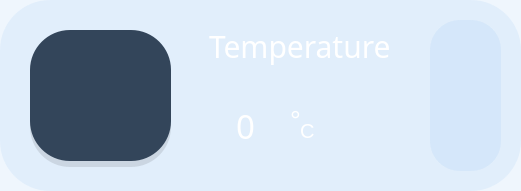
    <widget class="QFrame" name="Temperature_holder">
     <property name="geometry">
      <rect>
       <x>50</x>
       <y>380</y>
       <width>521</width>
       <height>191</height>
      </rect>
     </property>
     <property name="autoFillBackground">
      <bool>false</bool>
     </property>
     <property name="styleSheet">
      <string notr="true">


background-color: rgba(136, 190, 240,0.14);



border-radius: 50%;
</string>
     </property>
     <property name="frameShape">
      <enum>QFrame::StyledPanel</enum>
     </property>
     <property name="frameShadow">
      <enum>QFrame::Raised</enum>
     </property>
     <property name="lineWidth">
      <number>3</number>
     </property>
     <property name="midLineWidth">
      <number>3</number>
     </property>
     <widget class="QLabel" name="Temperature">
      <property name="geometry">
       <rect>
        <x>180</x>
        <y>80</y>
        <width>131</width>
        <height>91</height>
       </rect>
      </property>
      <property name="font">
       <font>
        <family>Rockwell</family>
        <pointsize>25</pointsize>
       </font>
      </property>
      <property name="styleSheet">
       <string notr="true">color: #ffffff;
background-color:None;
</string>
      </property>
      <property name="text">
       <string>0</string>
      </property>
      <property name="alignment">
       <set>Qt::AlignCenter</set>
      </property>
     </widget>
     <widget class="QLineEdit" name="Temperature_label">
      <property name="geometry">
       <rect>
        <x>200</x>
        <y>20</y>
        <width>201</width>
        <height>51</height>
       </rect>
      </property>
      <property name="font">
       <font>
        <family>Rockwell</family>
        <pointsize>-1</pointsize>
       </font>
      </property>
      <property name="styleSheet">
       <string notr="true">color: white;
font-size: 30px;
background-color: rgba(0,0,0,0);</string>
      </property>
      <property name="text">
       <string>Temperature</string>
      </property>
      <property name="alignment">
       <set>Qt::AlignCenter</set>
      </property>
     </widget>
     <widget class="QFrame" name="Temperature_icon_holder_shadow">
      <property name="enabled">
       <bool>false</bool>
      </property>
      <property name="geometry">
       <rect>
        <x>30</x>
        <y>36</y>
        <width>141</width>
        <height>131</height>
       </rect>
      </property>
      <property name="styleSheet">
       <string notr="true">QFrame
{

	background-color:rgba(0,0,0,0.1);
border-radius:40%;
}</string>
      </property>
      <property name="frameShape">
       <enum>QFrame::NoFrame</enum>
      </property>
      <property name="frameShadow">
       <enum>QFrame::Raised</enum>
      </property>
     </widget>
     <widget class="QFrame" name="Temperatur_icon">
      <property name="enabled">
       <bool>false</bool>
      </property>
      <property name="geometry">
       <rect>
        <x>30</x>
        <y>30</y>
        <width>141</width>
        <height>131</height>
       </rect>
      </property>
      <property name="styleSheet">
       <string notr="true">QFrame

{
	

	background-color: hsv(212, 111, 90);

border-radius:40%;
}</string>
      </property>
      <property name="frameShape">
       <enum>QFrame::NoFrame</enum>
      </property>
      <property name="frameShadow">
       <enum>QFrame::Raised</enum>
      </property>
      <widget class="QFrame" name="frame_2">
       <property name="geometry">
        <rect>
         <x>14</x>
         <y>23</y>
         <width>120</width>
         <height>80</height>
        </rect>
       </property>
       <property name="styleSheet">
        <string notr="true">image: url(:/prefix/icons/thermometer.png);</string>
       </property>
       <property name="frameShape">
        <enum>QFrame::StyledPanel</enum>
       </property>
       <property name="frameShadow">
        <enum>QFrame::Raised</enum>
       </property>
      </widget>
     </widget>
     <widget class="QLabel" name="Celsius_2">
      <property name="geometry">
       <rect>
        <x>290</x>
        <y>100</y>
        <width>31</width>
        <height>41</height>
       </rect>
      </property>
      <property name="palette">
       <palette>
        <active>
         <colorrole role="WindowText">
          <brush brushstyle="SolidPattern">
           <color alpha="255">
            <red>255</red>
            <green>255</green>
            <blue>255</blue>
           </color>
          </brush>
         </colorrole>
         <colorrole role="Button">
          <brush brushstyle="SolidPattern">
           <color alpha="0">
            <red>255</red>
            <green>255</green>
            <blue>255</blue>
           </color>
          </brush>
         </colorrole>
         <colorrole role="Text">
          <brush brushstyle="SolidPattern">
           <color alpha="255">
            <red>255</red>
            <green>255</green>
            <blue>255</blue>
           </color>
          </brush>
         </colorrole>
         <colorrole role="ButtonText">
          <brush brushstyle="SolidPattern">
           <color alpha="255">
            <red>255</red>
            <green>255</green>
            <blue>255</blue>
           </color>
          </brush>
         </colorrole>
         <colorrole role="Base">
          <brush brushstyle="SolidPattern">
           <color alpha="0">
            <red>255</red>
            <green>255</green>
            <blue>255</blue>
           </color>
          </brush>
         </colorrole>
         <colorrole role="Window">
          <brush brushstyle="SolidPattern">
           <color alpha="0">
            <red>255</red>
            <green>255</green>
            <blue>255</blue>
           </color>
          </brush>
         </colorrole>
         <colorrole role="PlaceholderText">
          <brush brushstyle="NoBrush">
           <color alpha="128">
            <red>255</red>
            <green>255</green>
            <blue>255</blue>
           </color>
          </brush>
         </colorrole>
        </active>
        <inactive>
         <colorrole role="WindowText">
          <brush brushstyle="SolidPattern">
           <color alpha="255">
            <red>255</red>
            <green>255</green>
            <blue>255</blue>
           </color>
          </brush>
         </colorrole>
         <colorrole role="Button">
          <brush brushstyle="SolidPattern">
           <color alpha="0">
            <red>255</red>
            <green>255</green>
            <blue>255</blue>
           </color>
          </brush>
         </colorrole>
         <colorrole role="Text">
          <brush brushstyle="SolidPattern">
           <color alpha="255">
            <red>255</red>
            <green>255</green>
            <blue>255</blue>
           </color>
          </brush>
         </colorrole>
         <colorrole role="ButtonText">
          <brush brushstyle="SolidPattern">
           <color alpha="255">
            <red>255</red>
            <green>255</green>
            <blue>255</blue>
           </color>
          </brush>
         </colorrole>
         <colorrole role="Base">
          <brush brushstyle="SolidPattern">
           <color alpha="0">
            <red>255</red>
            <green>255</green>
            <blue>255</blue>
           </color>
          </brush>
         </colorrole>
         <colorrole role="Window">
          <brush brushstyle="SolidPattern">
           <color alpha="0">
            <red>255</red>
            <green>255</green>
            <blue>255</blue>
           </color>
          </brush>
         </colorrole>
         <colorrole role="PlaceholderText">
          <brush brushstyle="NoBrush">
           <color alpha="128">
            <red>255</red>
            <green>255</green>
            <blue>255</blue>
           </color>
          </brush>
         </colorrole>
        </inactive>
        <disabled>
         <colorrole role="WindowText">
          <brush brushstyle="SolidPattern">
           <color alpha="255">
            <red>255</red>
            <green>255</green>
            <blue>255</blue>
           </color>
          </brush>
         </colorrole>
         <colorrole role="Button">
          <brush brushstyle="SolidPattern">
           <color alpha="0">
            <red>255</red>
            <green>255</green>
            <blue>255</blue>
           </color>
          </brush>
         </colorrole>
         <colorrole role="Text">
          <brush brushstyle="SolidPattern">
           <color alpha="255">
            <red>255</red>
            <green>255</green>
            <blue>255</blue>
           </color>
          </brush>
         </colorrole>
         <colorrole role="ButtonText">
          <brush brushstyle="SolidPattern">
           <color alpha="255">
            <red>255</red>
            <green>255</green>
            <blue>255</blue>
           </color>
          </brush>
         </colorrole>
         <colorrole role="Base">
          <brush brushstyle="SolidPattern">
           <color alpha="0">
            <red>255</red>
            <green>255</green>
            <blue>255</blue>
           </color>
          </brush>
         </colorrole>
         <colorrole role="Window">
          <brush brushstyle="SolidPattern">
           <color alpha="0">
            <red>255</red>
            <green>255</green>
            <blue>255</blue>
           </color>
          </brush>
         </colorrole>
         <colorrole role="PlaceholderText">
          <brush brushstyle="NoBrush">
           <color alpha="128">
            <red>255</red>
            <green>255</green>
            <blue>255</blue>
           </color>
          </brush>
         </colorrole>
        </disabled>
       </palette>
      </property>
      <property name="font">
       <font>
        <pointsize>20</pointsize>
        <weight>50</weight>
        <bold>false</bold>
       </font>
      </property>
      <property name="styleSheet">
       <string notr="true">background-color: rgba(255, 255, 255, 0);
color:rgb(255,255,255);</string>
      </property>
      <property name="text">
       <string>°</string>
      </property>
     </widget>
     <widget class="QLabel" name="Celsius_label">
      <property name="geometry">
       <rect>
        <x>300</x>
        <y>100</y>
        <width>51</width>
        <height>61</height>
       </rect>
      </property>
      <property name="palette">
       <palette>
        <active>
         <colorrole role="WindowText">
          <brush brushstyle="SolidPattern">
           <color alpha="255">
            <red>255</red>
            <green>255</green>
            <blue>255</blue>
           </color>
          </brush>
         </colorrole>
         <colorrole role="Button">
          <brush brushstyle="SolidPattern">
           <color alpha="0">
            <red>255</red>
            <green>255</green>
            <blue>255</blue>
           </color>
          </brush>
         </colorrole>
         <colorrole role="Text">
          <brush brushstyle="SolidPattern">
           <color alpha="255">
            <red>255</red>
            <green>255</green>
            <blue>255</blue>
           </color>
          </brush>
         </colorrole>
         <colorrole role="ButtonText">
          <brush brushstyle="SolidPattern">
           <color alpha="255">
            <red>255</red>
            <green>255</green>
            <blue>255</blue>
           </color>
          </brush>
         </colorrole>
         <colorrole role="Base">
          <brush brushstyle="SolidPattern">
           <color alpha="0">
            <red>255</red>
            <green>255</green>
            <blue>255</blue>
           </color>
          </brush>
         </colorrole>
         <colorrole role="Window">
          <brush brushstyle="SolidPattern">
           <color alpha="0">
            <red>255</red>
            <green>255</green>
            <blue>255</blue>
           </color>
          </brush>
         </colorrole>
         <colorrole role="PlaceholderText">
          <brush brushstyle="NoBrush">
           <color alpha="128">
            <red>255</red>
            <green>255</green>
            <blue>255</blue>
           </color>
          </brush>
         </colorrole>
        </active>
        <inactive>
         <colorrole role="WindowText">
          <brush brushstyle="SolidPattern">
           <color alpha="255">
            <red>255</red>
            <green>255</green>
            <blue>255</blue>
           </color>
          </brush>
         </colorrole>
         <colorrole role="Button">
          <brush brushstyle="SolidPattern">
           <color alpha="0">
            <red>255</red>
            <green>255</green>
            <blue>255</blue>
           </color>
          </brush>
         </colorrole>
         <colorrole role="Text">
          <brush brushstyle="SolidPattern">
           <color alpha="255">
            <red>255</red>
            <green>255</green>
            <blue>255</blue>
           </color>
          </brush>
         </colorrole>
         <colorrole role="ButtonText">
          <brush brushstyle="SolidPattern">
           <color alpha="255">
            <red>255</red>
            <green>255</green>
            <blue>255</blue>
           </color>
          </brush>
         </colorrole>
         <colorrole role="Base">
          <brush brushstyle="SolidPattern">
           <color alpha="0">
            <red>255</red>
            <green>255</green>
            <blue>255</blue>
           </color>
          </brush>
         </colorrole>
         <colorrole role="Window">
          <brush brushstyle="SolidPattern">
           <color alpha="0">
            <red>255</red>
            <green>255</green>
            <blue>255</blue>
           </color>
          </brush>
         </colorrole>
         <colorrole role="PlaceholderText">
          <brush brushstyle="NoBrush">
           <color alpha="128">
            <red>255</red>
            <green>255</green>
            <blue>255</blue>
           </color>
          </brush>
         </colorrole>
        </inactive>
        <disabled>
         <colorrole role="WindowText">
          <brush brushstyle="SolidPattern">
           <color alpha="255">
            <red>255</red>
            <green>255</green>
            <blue>255</blue>
           </color>
          </brush>
         </colorrole>
         <colorrole role="Button">
          <brush brushstyle="SolidPattern">
           <color alpha="0">
            <red>255</red>
            <green>255</green>
            <blue>255</blue>
           </color>
          </brush>
         </colorrole>
         <colorrole role="Text">
          <brush brushstyle="SolidPattern">
           <color alpha="255">
            <red>255</red>
            <green>255</green>
            <blue>255</blue>
           </color>
          </brush>
         </colorrole>
         <colorrole role="ButtonText">
          <brush brushstyle="SolidPattern">
           <color alpha="255">
            <red>255</red>
            <green>255</green>
            <blue>255</blue>
           </color>
          </brush>
         </colorrole>
         <colorrole role="Base">
          <brush brushstyle="SolidPattern">
           <color alpha="0">
            <red>255</red>
            <green>255</green>
            <blue>255</blue>
           </color>
          </brush>
         </colorrole>
         <colorrole role="Window">
          <brush brushstyle="SolidPattern">
           <color alpha="0">
            <red>255</red>
            <green>255</green>
            <blue>255</blue>
           </color>
          </brush>
         </colorrole>
         <colorrole role="PlaceholderText">
          <brush brushstyle="NoBrush">
           <color alpha="128">
            <red>255</red>
            <green>255</green>
            <blue>255</blue>
           </color>
          </brush>
         </colorrole>
        </disabled>
       </palette>
      </property>
      <property name="font">
       <font>
        <pointsize>15</pointsize>
        <weight>50</weight>
        <bold>false</bold>
       </font>
      </property>
      <property name="styleSheet">
       <string notr="true">background-color: rgba(255, 255, 255, 0);
color:rgb(255,255,255);</string>
      </property>
      <property name="text">
       <string>C</string>
      </property>
     </widget>
     <widget class="QFrame" name="frame_3">
      <property name="geometry">
       <rect>
        <x>430</x>
        <y>20</y>
        <width>71</width>
        <height>151</height>
       </rect>
      </property>
      <property name="styleSheet">
       <string notr="true">border-radius:30%;
</string>
      </property>
      <property name="frameShape">
       <enum>QFrame::StyledPanel</enum>
      </property>
      <property name="frameShadow">
       <enum>QFrame::Raised</enum>
      </property>
      <widget class="QFrame" name="frame_14">
       <property name="geometry">
        <rect>
         <x>3</x>
         <y>62</y>
         <width>61</width>
         <height>71</height>
        </rect>
       </property>
       <property name="styleSheet">
        <string notr="true">background-color:None;
image: url(:/prefix/icons/equalizer.png);</string>
       </property>
       <property name="frameShape">
        <enum>QFrame::StyledPanel</enum>
       </property>
       <property name="frameShadow">
        <enum>QFrame::Raised</enum>
       </property>
      </widget>
      <widget class="QFrame" name="frame_15">
       <property name="geometry">
        <rect>
         <x>2</x>
         <y>16</y>
         <width>61</width>
         <height>71</height>
        </rect>
       </property>
       <property name="styleSheet">
        <string notr="true">background-color:None;
image: url(:/prefix/icons/equalizer.png);</string>
       </property>
       <property name="frameShape">
        <enum>QFrame::StyledPanel</enum>
       </property>
       <property name="frameShadow">
        <enum>QFrame::Raised</enum>
       </property>
      </widget>
     </widget>
     <zorder>Temperature_icon_holder_shadow</zorder>
     <zorder>Temperatur_icon</zorder>
     <zorder>Temperature</zorder>
     <zorder>Temperature_label</zorder>
     <zorder>Celsius_2</zorder>
     <zorder>Celsius_label</zorder>
     <zorder>frame_3</zorder>
    </widget>
